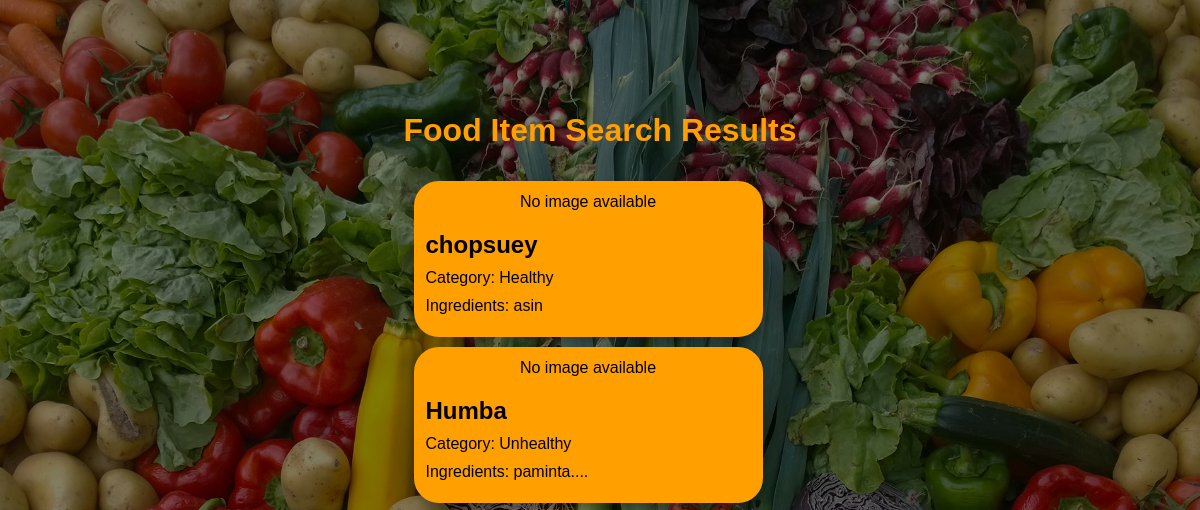
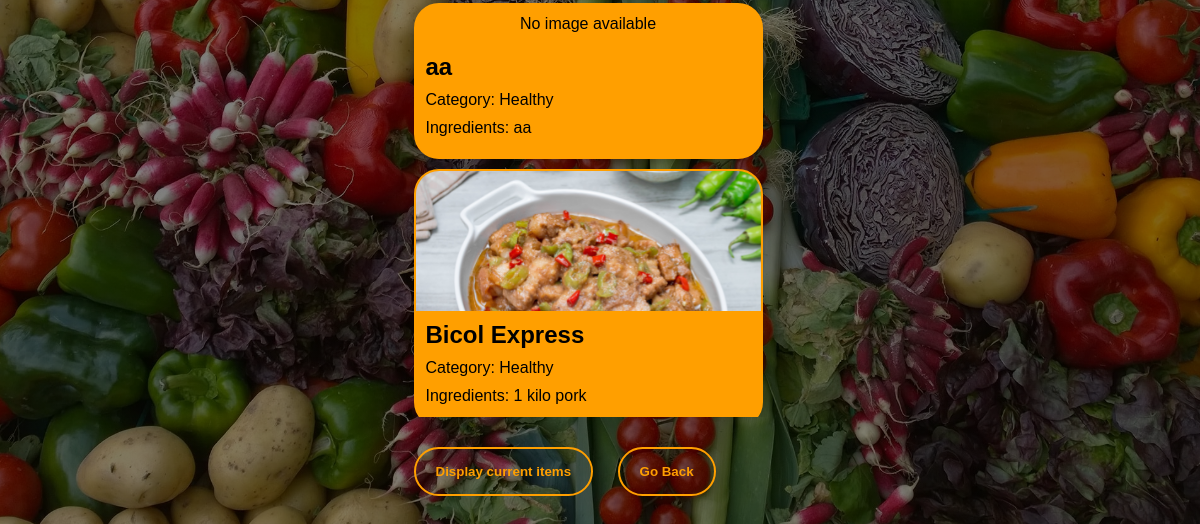
The page /foodItemSearchResults/ on the database as committed earlier (2 pictures, top to bottom).
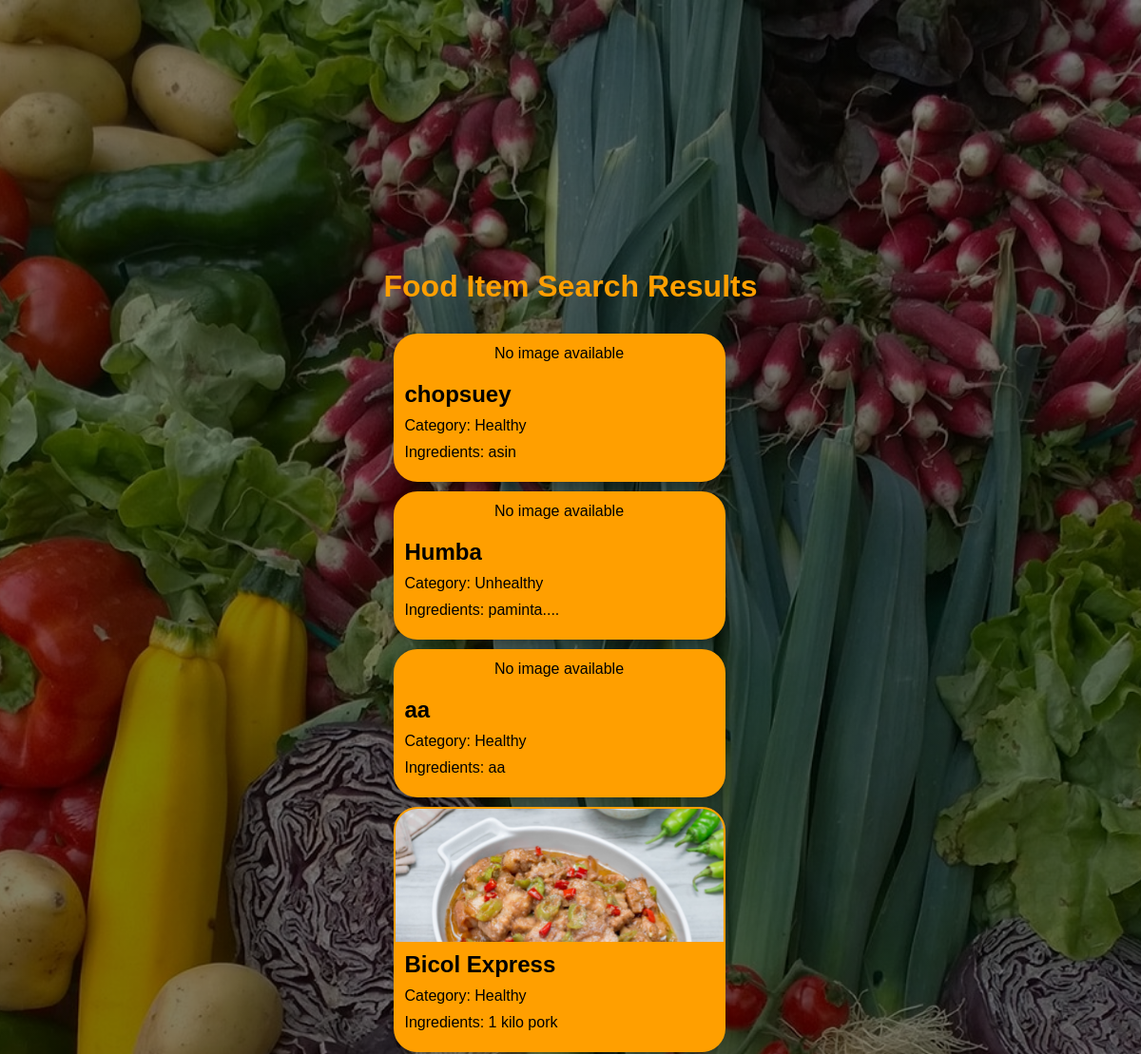
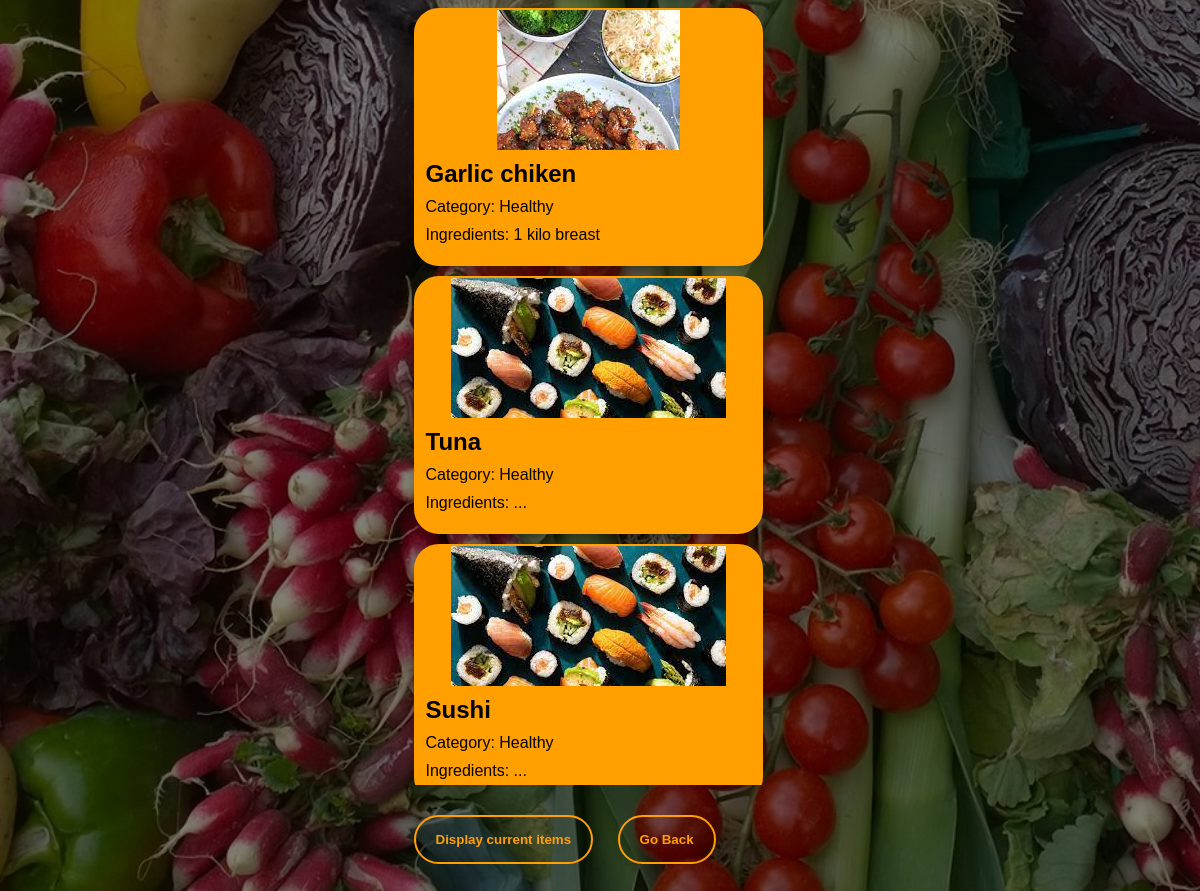
The same page on the database as committed later (2 pictures, top to bottom).
### members/models.py (models this page shows, shortened)
class FoodItem(models.Model):
    name = models.CharField(max_length=255)
    ingredients = models.TextField()
    category = models.CharField(max_length=255, default="Uncategorized")  # Add a default value
    image = models.ImageField(upload_to='img/', default='', blank=False, null=False)
    description = models.TextField(default="No Description")  # Add a description field

### members/views.py (the view)
# urls.py: path('foodItemSearchResults/', views.food_item_search_results, name='food_item_search_results'),
def food_item_search_results(request):
    search_query = request.GET.get('search_query', '')
    filter_category = request.GET.get('filter_category', 'all')
    if search_query:
        base_query = Q(name__icontains=search_query) | Q(ingredients__icontains=search_query)
        if filter_category == 'all':
            results = FoodItem.objects.filter(base_query)
        elif filter_category == 'healthy':
            results = FoodItem.objects.filter(base_query, category='Healthy')
        elif filter_category == 'unhealthy':
            results = FoodItem.objects.filter(base_query, category='Unhealthy')
    else:
        if filter_category == 'all':
            results = FoodItem.objects.all()
        elif filter_category == 'healthy':
            results = FoodItem.objects.filter(category='Healthy')
        elif filter_category == 'unhealthy':
            results = FoodItem.objects.filter(category='Unhealthy')
    return render(request, 'foodItemSearchResults.html', {'results': results, 'search_query': search_query})

### members/templates/foodItemSearchResults.html (shortened to what this page needs)
{% load static %}
<!DOCTYPE html>
<html lang="en">
<head>
    <link rel="stylesheet" type="text/css" href="{% static 'foodItemCards.css' %}">
</head>
<body>
    <div class="content">
        <h1>Food Item Search Results</h1>
        <div class="card-container">
            {% if results %}
                {% for item in results %}
                    <a href="{% url 'item_page' item.id %}" style="text-decoration: none; color: inherit;">
                        <div class="card">
                            <div class="card-image">
                                {% if item.image %}
                                    <img src="{{ item.image.url }}" alt="{{ item.name }}">
                                {% else %}
                                    <p>No image available</p>
                                {% endif %}
                            </div>
                            <div class="card-details">
                                <h2>{{ item.name }}</h2>
                                <p>Category: {{ item.category }}</p>
                                <p>Ingredients: {{ item.ingredients }}</p>
                            </div>
                        </div>
                    </a>
                {% endfor %}
            {% else %}
                <p>No results found.</p>
            {% endif %}
        </div>
        <div class="buttons">
            <a href="{% url 'display_food_items' %}"><button class="display-button">Display current items</button></a>
            <a href="{% url 'FoodPage' %}"><button class="food-button">Go Back</button></a>
        </div>
    </div>
</body>
</html>

### members/static/foodItemCards.css (style rules this page uses)
html { background-image: linear-gradient(rgba(0, 0, 0, 0.5), rgba(0, 0, 0, 0.5)), url("img/food2.jpg"); background-size: cover; background-repeat: no-repeat; background-position: center; height: 100%; font-family: 'Biome', sans-serif; }
body { display: flex; flex-direction: column; justify-content: center; align-items: center; height: 100vh; overflow: auto; font-family: 'Biome', sans-serif; }
.card { border: 2px solid #FF9F00; border-radius: 25px; margin: 10px; max-width: 345px; background-color: #FF9F00; box-shadow: 0 4px 8px 0 rgba(0, 0, 0, 0.2); overflow: hidden; }
.card-image { max-height: 140px; overflow: hidden; text-align: center; }
.card-image img { max-width: 100%; max-height: 100%; overflow: hidden; }
.card-details { padding: 10px; font-family: 'Biome', sans-serif; }
h1 { color: #FF9F00; text-align: center; }
h2 { font-size: 1.5rem; margin: 0; }
p { font-size: 1rem; margin: 10px 0; }
.card-container { max-height: 70vh; overflow-y: auto; }
.buttons .display-button, .buttons .food-button { width: auto; padding: 15px 20px; border-radius: 25px; font-weight: bold; border: 2px solid #FF9F00; background: transparent; color: #fff; cursor: pointer; position: relative; overflow: hidden; color: #FF9F00; }
.buttons .display-button, .buttons .food-button { margin-left: 10px; margin-right: 10px; }
.buttons { margin-top: 30px; }

Rows that differ between the two databases and show on the page:
added FoodItem: image (picture), name "Garlic chiken", category "Healthy", ingredients "1 kilo breast"
added FoodItem: image (picture), name "Tuna", category "Healthy", ingredients "..."
added FoodItem: image (picture), name "Sushi", category "Healthy", ingredients "..."
